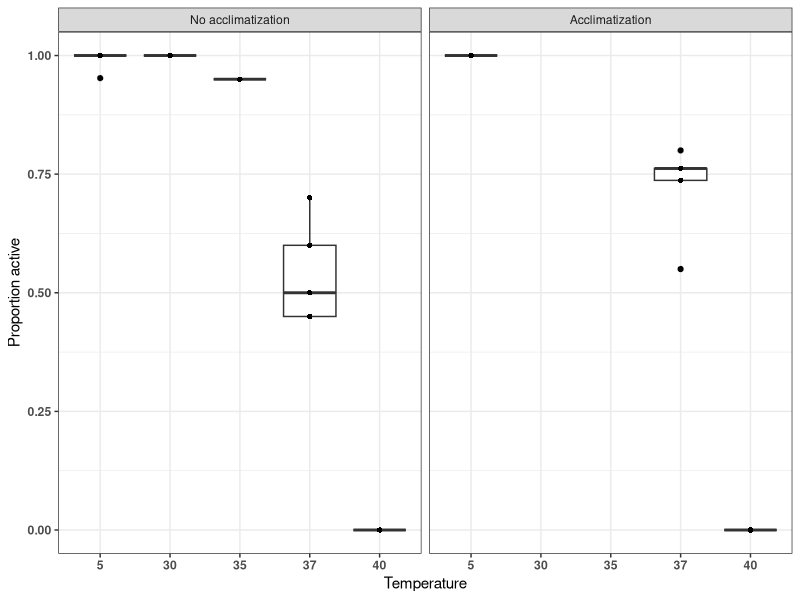
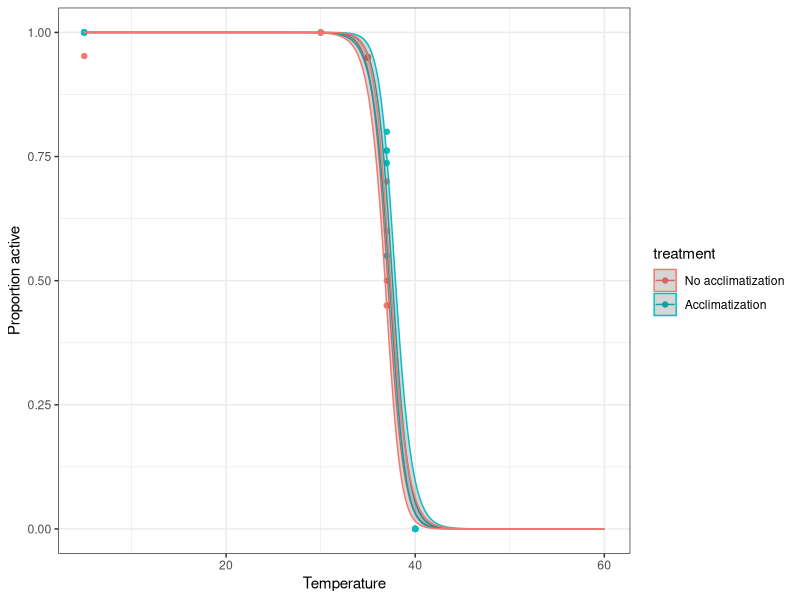
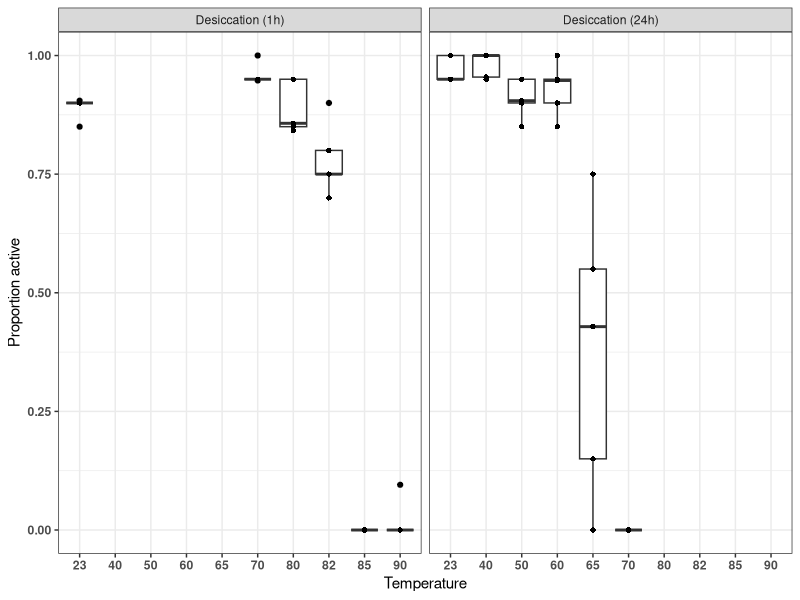
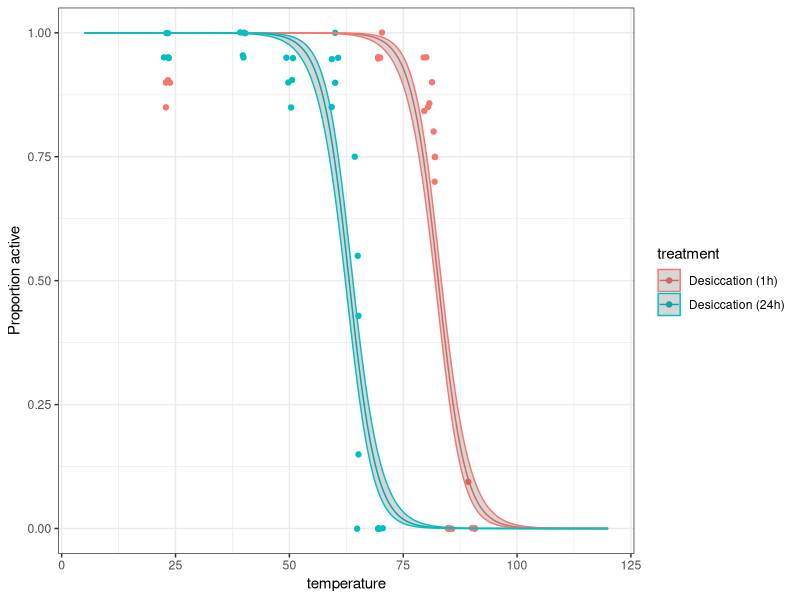
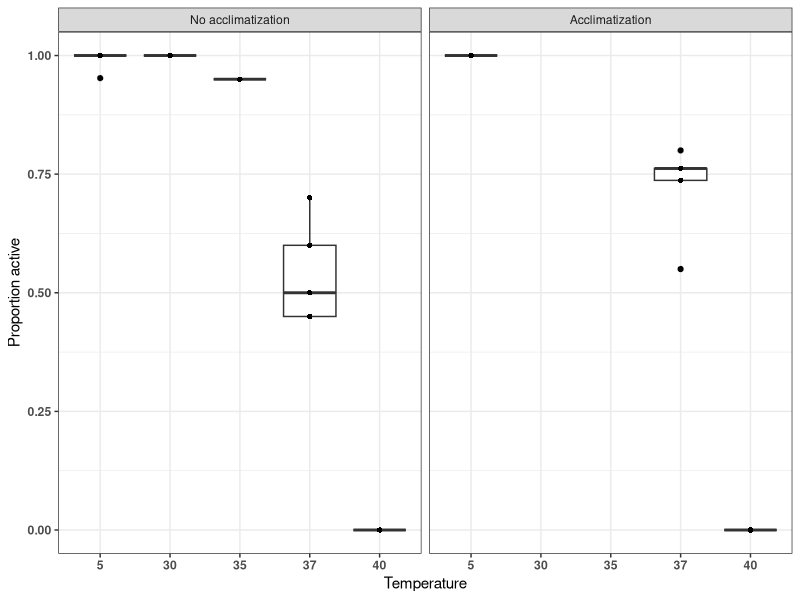
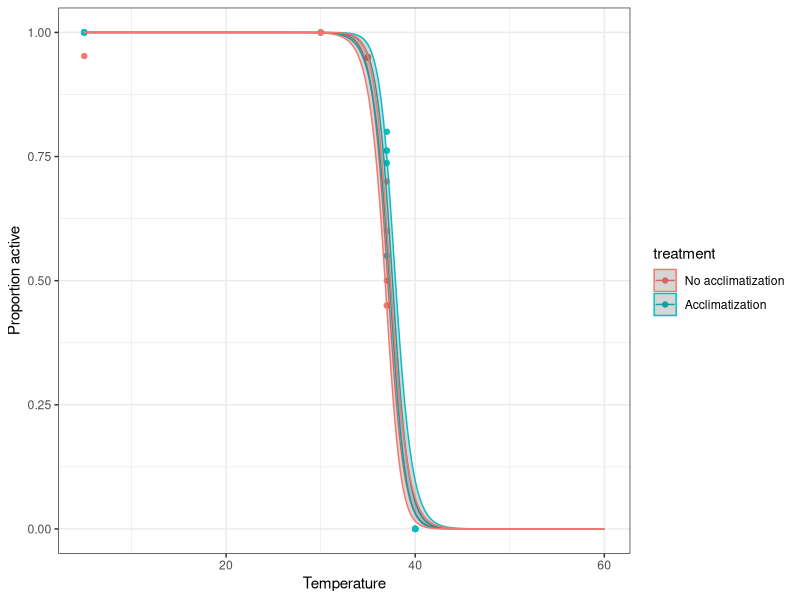
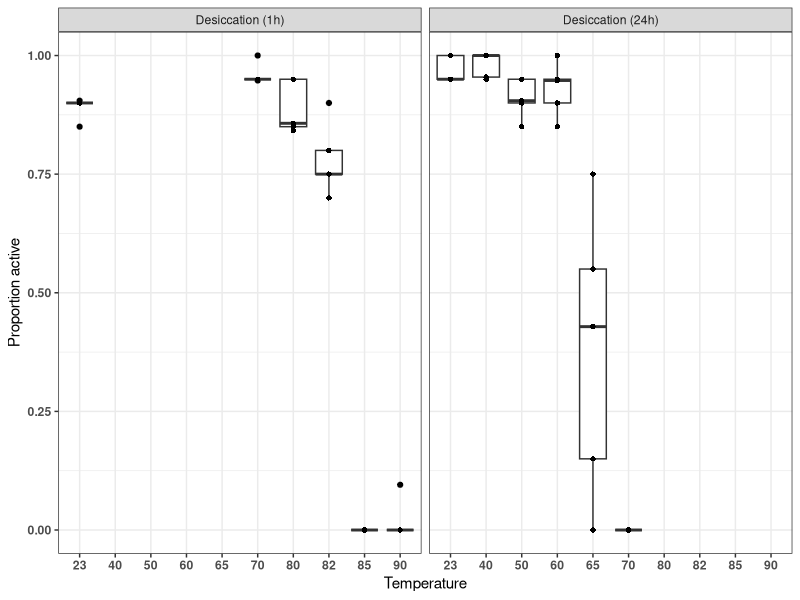
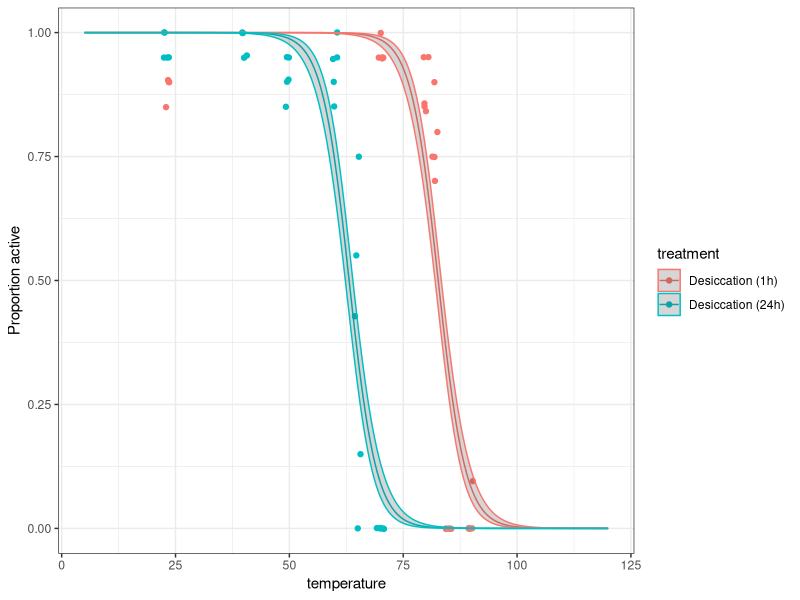

The R script that drew these images, in order:
########################################
# Script for running statistical analyses for:
#     Neves RC, Hvidepil LKB, Sørensen-Hygum TL, Stuart RM & Møbjerg N. 
#     Thermotolerance experiments on active and desiccated states of 
#     Ramazzottius varieornatus emphasize that tardigrades are sensitive to high temperatures. 
#
# Date last modified: Dec 9, 2019
########################################

########################################
# Load libraries
########################################
library (nlme)
library (ggplot2)
library (emmeans)
library (dplyr)


########################################
# Set global variables and read in data
########################################
setwd("~/Documents/git/tardigrades")
print("Loading your data... ")
active <- read.csv2("Data/active_specimens.csv", comment.char="#")
acclimatize <- read.csv("Data/acclimatize.csv", sep=";")
heatingdess <- read.csv2("Data/heatingdess.csv", comment.char="#")
heatingdessshort <- read.csv2("Data/heatingshort_time_dess.csv", comment.char="#")
print("... data loaded.")

# Rename activity in the final dataset so it's the same as the others
names(heatingdessshort)[names(heatingdessshort) == "A."] <- "act."
names(heatingdessshort)[names(heatingdessshort) == "A"] <- "act"

# Add a variable specifying treatment type
active$treatment <- "No acclimatization"
acclimatize$treatment <- "Acclimatization"
heatingdess$treatment <- "Desiccation (24h)"
heatingdessshort$treatment <- "Desiccation (1h)"

# Combine into one dataset and just take the 48hr observations
alldata <- bind_rows(active, acclimatize, heatingdess, heatingdessshort)
data48 <- filter(alldata, time == "48h")
data48$tempf <- factor(data48$temp)


########################################
## Modelling effects of high temperatures and desiccation
########################################
dataacc <- filter(data48, treatment %in% c("No acclimatization", "Acclimatization"))

neworder <- c("No acclimatization", "Acclimatization")
dataacc <- arrange(mutate(dataacc,
                           treatment=factor(treatment,levels=neworder)),treatment)

# Data visualization
(g<- ggplot(aes(y = sumact/N, x = tempf), data = dataacc)+ 
    geom_boxplot() + 
    geom_point(aes(y = sumact/N, x = as.factor(temp)), shape=16)+
    theme_bw() + 
    ylab("Proportion active") +
    xlab("Temperature") +
    facet_wrap(~treatment) +
    theme(axis.text    = element_text(face = "bold"),
          legend.title = element_blank()) +
    coord_cartesian(ylim = c(0, 1)) )
fn <- "Figs/acclimatization_by_temp.png"
ggsave(fn, g, device="png", dpi=300)

# First, make a model of the specimens at 5, 37, 40 degrees with temp as a factor
modelacc <- glm(cbind(sumact,in.) ~ treatment + tempf, data=subset(dataacc,tempf%in%c("5","37","40")), family=binomial)
drop1(modelacc, test="Chisq") # Everything significant

# Second, make a model of the effects of acclimatization and temperature on proportion active with temp as a continuous variable
modelacc2 <- glm(cbind(sumact,in.) ~ treatment + temp, data=dataacc, family=binomial)
drop1(modelacc2, test="Chisq") # Everything significant

# Get table of parameter estimates
accparameters <- coef(summary(modelacc2))[,1:2]
accparameters

# Get the LD50s
-accparameters[1,1]/accparameters[3,1]
-(accparameters[1,1]+accparameters[2,1])/accparameters[3,1]

# Make predictions 
new.dat1 <- data.frame(temp=seq(5,60,.1), treatment="No acclimatization")
new.dat2 <- data.frame(temp=seq(5,60,.1), treatment="Acclimatization")
new.dat <- rbind(new.dat1, new.dat2)

preds <- predict(modelacc2, newdata = new.dat, type = "link", se.fit = TRUE)
critval <- 1.96 ## approx 95% CI
new.dat$pmax <- modelacc2$family$linkinv(preds$fit + (critval * preds$se.fit))
new.dat$pmin <- modelacc2$family$linkinv(preds$fit - (critval * preds$se.fit))
new.dat$p <- modelacc2$family$linkinv(preds$fit)

## Plot the model predictions
(g <- ggplot() +
  geom_point(data=dataacc, aes(x=temp, y=sumact/N, col=treatment)) +
  geom_line(data=new.dat, aes(x=temp, y=p, col=treatment)) +
  geom_ribbon(data=new.dat, aes(x=temp, ymin=pmin, ymax=pmax, col=treatment), alpha=0.2)+
  labs(x="Temperature", y="Proportion active")  + 
  theme_bw())
fn <- "Figs/acclimatization_by_temp_dr.jpg"
ggsave(fn, g, device="png", dpi=300)


########################################
## Modelling effects of high temperatures and desiccation
########################################
datades <- filter(data48, treatment %in% c("Desiccation (24h)", "Desiccation (1h)"))

# Boxplot according to different treatment types
(g<- ggplot(aes(y = sumact/N, x = tempf), data = datades)+ 
    geom_boxplot() + 
    geom_point(aes(y = sumact/N, x = as.factor(temp)), shape=16)+
    theme_bw() + 
    ylab("Proportion active") +
    xlab("Temperature") +
    facet_wrap(~treatment) +
    theme(axis.text    = element_text(face = "bold"),
          legend.title = element_blank()) +
    coord_cartesian(ylim = c(0, 1)) )
fn <- "Figs/desiccation_by_temp.png"
ggsave(fn, g, device="png", dpi=300)

# Do a simple proportion test on the 70deg specimens
prop.test(x=c(0,(19+19+20+19+18)),n=c(100,100))

# Make a model of the effects of desiccation time and temperature (factor) on proportion active
datadescut <- datades
datadescut <- filter(datades, (treatment=="Desiccation (1h)" & temp>23) | treatment=="Desiccation (24h)")

# Make a model of the effects of desiccation time and temperature (continuous) on proportion active
modeldes <- glm(cbind(sumact, in.) ~ temp + treatment, data=datadescut, family=binomial(link="logit"))
drop1(modeldes, test="Chisq") # Everything significant

# Get table of parameter estimates
desparameters <- coef(summary(modeldes))[,1:2]
desparameters

# Get the LD50s
-desparameters[1,1]/desparameters[2,1]
-(desparameters[1,1]+desparameters[3,1])/desparameters[2,1]

# Make predictions
new.dat1 <- data.frame(temp=seq(5,120,.1), treatment="Desiccation (24h)")
new.dat2 <- data.frame(temp=seq(5,120,.1), treatment="Desiccation (1h)")
new.dat <- rbind(new.dat1, new.dat2)
preds <- predict(modeldes, newdata = new.dat, se.fit = TRUE)
critval <- 1.96 ## approx 95% CI
new.dat$pmax <- modeldes$family$linkinv(preds$fit + (critval * preds$se.fit))
new.dat$pmin <- modeldes$family$linkinv(preds$fit - (critval * preds$se.fit))
new.dat$p <- modeldes$family$linkinv(preds$fit)

(g<- ggplot() +
    geom_jitter(data=datades, aes(x=temp, y=sumact/N, col=treatment)) +
    geom_line(data=new.dat, aes(x=temp, y=p, col=treatment)) +
    geom_ribbon(data=new.dat, aes(x=temp, ymin=pmin, ymax=pmax, col=treatment), alpha=0.2)+
    labs(x="temperature", y="Proportion active")  + 
    theme_bw())
fn <- "Figs/desiccation_by_temp_dr.png"
ggsave(fn, g, device="jpg", dpi=300)
